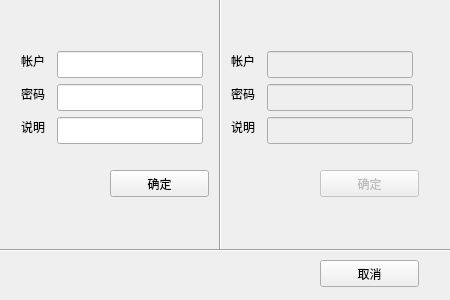
<?xml version="1.0" encoding="UTF-8"?>
<ui version="4.0">
 <class>CMDESigCheckDialog</class>
 <widget class="QDialog" name="CMDESigCheckDialog">
  <property name="geometry">
   <rect>
    <x>0</x>
    <y>0</y>
    <width>450</width>
    <height>300</height>
   </rect>
  </property>
  <property name="windowTitle">
   <string>Dialog</string>
  </property>
  <widget class="QPushButton" name="verifierOKButton">
   <property name="enabled">
    <bool>false</bool>
   </property>
   <property name="geometry">
    <rect>
     <x>320</x>
     <y>170</y>
     <width>99</width>
     <height>27</height>
    </rect>
   </property>
   <property name="text">
    <string>确定</string>
   </property>
  </widget>
  <widget class="QPushButton" name="operatorOKButton">
   <property name="geometry">
    <rect>
     <x>110</x>
     <y>170</y>
     <width>99</width>
     <height>27</height>
    </rect>
   </property>
   <property name="text">
    <string>确定</string>
   </property>
  </widget>
  <widget class="QPushButton" name="cancelButton">
   <property name="geometry">
    <rect>
     <x>320</x>
     <y>260</y>
     <width>99</width>
     <height>27</height>
    </rect>
   </property>
   <property name="text">
    <string>取消</string>
   </property>
  </widget>
  <widget class="Line" name="line">
   <property name="geometry">
    <rect>
     <x>0</x>
     <y>240</y>
     <width>451</width>
     <height>20</height>
    </rect>
   </property>
   <property name="orientation">
    <enum>Qt::Horizontal</enum>
   </property>
  </widget>
  <widget class="Line" name="line_2">
   <property name="geometry">
    <rect>
     <x>210</x>
     <y>-1</y>
     <width>20</width>
     <height>251</height>
    </rect>
   </property>
   <property name="orientation">
    <enum>Qt::Vertical</enum>
   </property>
  </widget>
  <widget class="QLabel" name="label">
   <property name="geometry">
    <rect>
     <x>21</x>
     <y>51</y>
     <width>30</width>
     <height>20</height>
    </rect>
   </property>
   <property name="text">
    <string>帐户</string>
   </property>
  </widget>
  <widget class="QLineEdit" name="operatorAccountEdit">
   <property name="geometry">
    <rect>
     <x>57</x>
     <y>51</y>
     <width>146</width>
     <height>27</height>
    </rect>
   </property>
  </widget>
  <widget class="QLineEdit" name="operatorPasswordEdit">
   <property name="geometry">
    <rect>
     <x>57</x>
     <y>84</y>
     <width>146</width>
     <height>27</height>
    </rect>
   </property>
  </widget>
  <widget class="QLabel" name="label_3">
   <property name="geometry">
    <rect>
     <x>21</x>
     <y>117</y>
     <width>30</width>
     <height>20</height>
    </rect>
   </property>
   <property name="text">
    <string>说明</string>
   </property>
  </widget>
  <widget class="QLineEdit" name="operatorCommentEdit">
   <property name="geometry">
    <rect>
     <x>57</x>
     <y>117</y>
     <width>146</width>
     <height>27</height>
    </rect>
   </property>
  </widget>
  <widget class="QLabel" name="label_2">
   <property name="geometry">
    <rect>
     <x>21</x>
     <y>84</y>
     <width>30</width>
     <height>20</height>
    </rect>
   </property>
   <property name="text">
    <string>密码</string>
   </property>
  </widget>
  <widget class="QLabel" name="label_4">
   <property name="geometry">
    <rect>
     <x>231</x>
     <y>51</y>
     <width>30</width>
     <height>20</height>
    </rect>
   </property>
   <property name="text">
    <string>帐户</string>
   </property>
  </widget>
  <widget class="QLineEdit" name="verifierPasswordEdit">
   <property name="enabled">
    <bool>false</bool>
   </property>
   <property name="geometry">
    <rect>
     <x>267</x>
     <y>84</y>
     <width>146</width>
     <height>27</height>
    </rect>
   </property>
   <property name="readOnly">
    <bool>false</bool>
   </property>
  </widget>
  <widget class="QLabel" name="label_6">
   <property name="geometry">
    <rect>
     <x>231</x>
     <y>117</y>
     <width>30</width>
     <height>20</height>
    </rect>
   </property>
   <property name="text">
    <string>说明</string>
   </property>
  </widget>
  <widget class="QLineEdit" name="verifierCommentEdit">
   <property name="enabled">
    <bool>false</bool>
   </property>
   <property name="geometry">
    <rect>
     <x>267</x>
     <y>117</y>
     <width>146</width>
     <height>27</height>
    </rect>
   </property>
   <property name="readOnly">
    <bool>false</bool>
   </property>
  </widget>
  <widget class="QLineEdit" name="verifierAccountEdit">
   <property name="enabled">
    <bool>false</bool>
   </property>
   <property name="geometry">
    <rect>
     <x>267</x>
     <y>51</y>
     <width>146</width>
     <height>27</height>
    </rect>
   </property>
   <property name="readOnly">
    <bool>false</bool>
   </property>
  </widget>
  <widget class="QLabel" name="label_5">
   <property name="geometry">
    <rect>
     <x>231</x>
     <y>84</y>
     <width>30</width>
     <height>20</height>
    </rect>
   </property>
   <property name="text">
    <string>密码</string>
   </property>
  </widget>
 </widget>
 <tabstops>
  <tabstop>operatorAccountEdit</tabstop>
  <tabstop>operatorPasswordEdit</tabstop>
  <tabstop>operatorCommentEdit</tabstop>
  <tabstop>operatorOKButton</tabstop>
  <tabstop>verifierAccountEdit</tabstop>
  <tabstop>verifierPasswordEdit</tabstop>
  <tabstop>verifierCommentEdit</tabstop>
  <tabstop>verifierOKButton</tabstop>
  <tabstop>cancelButton</tabstop>
 </tabstops>
 <resources/>
 <connections/>
</ui>
